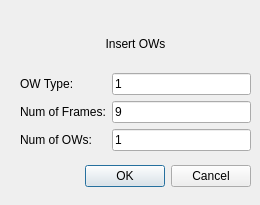
<?xml version="1.0" encoding="UTF-8"?>
<ui version="4.0">
 <class>Dialog</class>
 <widget class="QDialog" name="Dialog">
  <property name="geometry">
   <rect>
    <x>0</x>
    <y>0</y>
    <width>260</width>
    <height>205</height>
   </rect>
  </property>
  <property name="windowTitle">
   <string>Dialog</string>
  </property>
  <widget class="QDialogButtonBox" name="buttonBox">
   <property name="geometry">
    <rect>
     <x>10</x>
     <y>160</y>
     <width>241</width>
     <height>32</height>
    </rect>
   </property>
   <property name="orientation">
    <enum>Qt::Horizontal</enum>
   </property>
   <property name="standardButtons">
    <set>QDialogButtonBox::Cancel|QDialogButtonBox::Ok</set>
   </property>
  </widget>
  <widget class="QWidget" name="gridLayoutWidget">
   <property name="geometry">
    <rect>
     <x>20</x>
     <y>20</y>
     <width>231</width>
     <height>131</height>
    </rect>
   </property>
   <layout class="QGridLayout" name="gridLayout">
    <item row="3" column="0">
     <widget class="QLabel" name="label_4">
      <property name="text">
       <string>Num of OWs:</string>
      </property>
     </widget>
    </item>
    <item row="2" column="0">
     <widget class="QLabel" name="label_3">
      <property name="text">
       <string>Num of Frames:</string>
      </property>
     </widget>
    </item>
    <item row="1" column="0">
     <widget class="QLabel" name="label_2">
      <property name="text">
       <string>OW Type:</string>
      </property>
     </widget>
    </item>
    <item row="3" column="1">
     <widget class="QLineEdit" name="owNumLineEdit">
      <property name="text">
       <string>1</string>
      </property>
     </widget>
    </item>
    <item row="2" column="1">
     <widget class="QLineEdit" name="framesNumLineEdit">
      <property name="text">
       <string>9</string>
      </property>
     </widget>
    </item>
    <item row="1" column="1">
     <widget class="QLineEdit" name="owTypeLineEdit">
      <property name="text">
       <string>1</string>
      </property>
     </widget>
    </item>
    <item row="0" column="0" colspan="2">
     <widget class="QLabel" name="label">
      <property name="text">
       <string>Insert OWs</string>
      </property>
      <property name="alignment">
       <set>Qt::AlignCenter</set>
      </property>
     </widget>
    </item>
   </layout>
  </widget>
 </widget>
 <resources/>
 <connections>
  <connection>
   <sender>buttonBox</sender>
   <signal>accepted()</signal>
   <receiver>Dialog</receiver>
   <slot>accept()</slot>
   <hints>
    <hint type="sourcelabel">
     <x>248</x>
     <y>254</y>
    </hint>
    <hint type="destinationlabel">
     <x>157</x>
     <y>274</y>
    </hint>
   </hints>
  </connection>
  <connection>
   <sender>buttonBox</sender>
   <signal>rejected()</signal>
   <receiver>Dialog</receiver>
   <slot>reject()</slot>
   <hints>
    <hint type="sourcelabel">
     <x>316</x>
     <y>260</y>
    </hint>
    <hint type="destinationlabel">
     <x>286</x>
     <y>274</y>
    </hint>
   </hints>
  </connection>
 </connections>
</ui>
